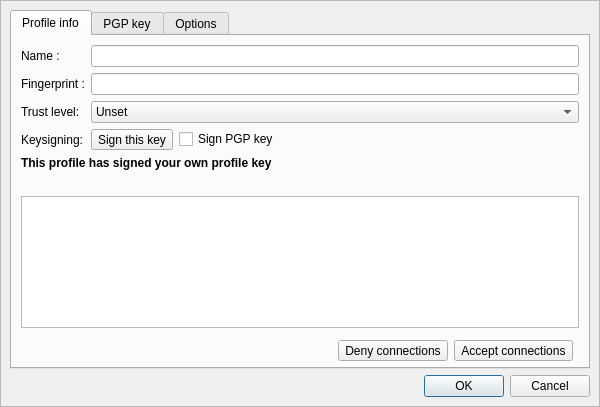
<?xml version="1.0" encoding="UTF-8"?>
<ui version="4.0">
 <class>PGPKeyDialog</class>
 <widget class="QDialog" name="PGPKeyDialog">
  <property name="geometry">
   <rect>
    <x>0</x>
    <y>0</y>
    <width>600</width>
    <height>407</height>
   </rect>
  </property>
  <property name="windowTitle">
   <string>Dialog</string>
  </property>
  <layout class="QGridLayout" name="gridLayout_4">
   <property name="leftMargin">
    <number>0</number>
   </property>
   <property name="topMargin">
    <number>0</number>
   </property>
   <property name="rightMargin">
    <number>0</number>
   </property>
   <property name="bottomMargin">
    <number>0</number>
   </property>
   <property name="spacing">
    <number>0</number>
   </property>
   <item row="2" column="0">
    <widget class="QFrame" name="frame">
     <property name="frameShape">
      <enum>QFrame::StyledPanel</enum>
     </property>
     <property name="frameShadow">
      <enum>QFrame::Raised</enum>
     </property>
     <layout class="QGridLayout" name="gridLayout_3">
      <item row="2" column="0">
       <widget class="QDialogButtonBox" name="buttonBox">
        <property name="orientation">
         <enum>Qt::Horizontal</enum>
        </property>
        <property name="standardButtons">
         <set>QDialogButtonBox::Cancel|QDialogButtonBox::Ok</set>
        </property>
       </widget>
      </item>
      <item row="1" column="0">
       <widget class="QTabWidget" name="stabWidget">
        <property name="currentIndex">
         <number>0</number>
        </property>
        <widget class="QWidget" name="tab">
         <attribute name="title">
          <string>Profile info</string>
         </attribute>
         <layout class="QGridLayout" name="gridLayout_2">
          <property name="bottomMargin">
           <number>0</number>
          </property>
          <item row="0" column="0">
           <layout class="QHBoxLayout" name="horizontalLayout_2">
            <item>
             <layout class="QGridLayout" name="gridLayout">
              <item row="0" column="1">
               <widget class="QLineEdit" name="name">
                <property name="readOnly">
                 <bool>true</bool>
                </property>
               </widget>
              </item>
              <item row="1" column="1">
               <widget class="QLineEdit" name="pgpfingerprint">
                <property name="toolTip">
                 <string>&lt;html&gt;&lt;head/&gt;&lt;body&gt;&lt;p&gt;The PGP key fingerprint is a---supposedly unforgeable---characteristics of the PGP key. In order to make sure that you're dealing with the right key, compare the fingerprints.&lt;/p&gt;&lt;/body&gt;&lt;/html&gt;</string>
                </property>
                <property name="readOnly">
                 <bool>true</bool>
                </property>
               </widget>
              </item>
              <item row="1" column="0">
               <widget class="QLabel" name="pgpfingerprint_label">
                <property name="text">
                 <string>Fingerprint :</string>
                </property>
               </widget>
              </item>
              <item row="0" column="0">
               <widget class="QLabel" name="label_name">
                <property name="text">
                 <string>Name :</string>
                </property>
               </widget>
              </item>
              <item row="2" column="1">
               <widget class="QComboBox" name="trustlevel_CB">
                <property name="toolTip">
                 <string>&lt;html&gt;&lt;head/&gt;&lt;body&gt;&lt;p&gt;The trust level is an optional and local parameter that you can set in order to remember your option about a given PGP key. It is not used whatsoever to authorize connections. &lt;/p&gt;&lt;/body&gt;&lt;/html&gt;</string>
                </property>
                <item>
                 <property name="text">
                  <string>Unset</string>
                 </property>
                 <property name="icon">
                  <iconset resource="../images.qrc">
                   <normaloff>:/images/security-low-off-48.png</normaloff>:/images/security-low-off-48.png</iconset>
                 </property>
                </item>
                <item>
                 <property name="text">
                  <string>Unknown</string>
                 </property>
                 <property name="icon">
                  <iconset resource="../images.qrc">
                   <normaloff>:/images/security-low-off-48.png</normaloff>:/images/security-low-off-48.png</iconset>
                 </property>
                </item>
                <item>
                 <property name="text">
                  <string>No trust</string>
                 </property>
                 <property name="icon">
                  <iconset resource="../images.qrc">
                   <normaloff>:/images/security-low-48.png</normaloff>:/images/security-low-48.png</iconset>
                 </property>
                </item>
                <item>
                 <property name="text">
                  <string>Marginal</string>
                 </property>
                 <property name="icon">
                  <iconset resource="../images.qrc">
                   <normaloff>:/images/security-medium-48.png</normaloff>:/images/security-medium-48.png</iconset>
                 </property>
                </item>
                <item>
                 <property name="text">
                  <string>Full</string>
                 </property>
                 <property name="icon">
                  <iconset resource="../images.qrc">
                   <normaloff>:/images/security-high-48.png</normaloff>:/images/security-high-48.png</iconset>
                 </property>
                </item>
                <item>
                 <property name="text">
                  <string>Ultimate</string>
                 </property>
                 <property name="icon">
                  <iconset resource="../images.qrc">
                   <normaloff>:/images/security-high-48.png</normaloff>:/images/security-high-48.png</iconset>
                 </property>
                </item>
               </widget>
              </item>
              <item row="2" column="0">
               <widget class="QLabel" name="web_of_trust_label">
                <property name="text">
                 <string>Trust level:</string>
                </property>
                <property name="wordWrap">
                 <bool>true</bool>
                </property>
               </widget>
              </item>
              <item row="3" column="0">
               <widget class="QLabel" name="label_5">
                <property name="text">
                 <string>Keysigning:</string>
                </property>
               </widget>
              </item>
              <item row="3" column="1">
               <layout class="QHBoxLayout" name="horizontalLayout_4">
                <item>
                 <widget class="QToolButton" name="signKeyButton">
                  <property name="toolTip">
                   <string>&lt;!DOCTYPE HTML PUBLIC &quot;-//W3C//DTD HTML 4.0//EN&quot; &quot;http://www.w3.org/TR/REC-html40/strict.dtd&quot;&gt;
&lt;html&gt;&lt;head&gt;&lt;meta name=&quot;qrichtext&quot; content=&quot;1&quot; /&gt;&lt;style type=&quot;text/css&quot;&gt;
p, li { white-space: pre-wrap; }
&lt;/style&gt;&lt;/head&gt;&lt;body style=&quot; font-family:'Sans'; font-size:9pt; font-weight:400; font-style:normal;&quot;&gt;
&lt;p align=&quot;justify&quot; style=&quot; margin-top:0px; margin-bottom:0px; margin-left:0px; margin-right:0px; -qt-block-indent:0; text-indent:0px;&quot;&gt;&lt;span style=&quot; font-size:10pt;&quot;&gt;Signing a friend's key is a way to express your trust into this friend, to your other friends. It helps them to decide whether to allow connections from that key based on your own trust. Signing a key is absolutely optional and cannot be undone, so do it wisely.&lt;/span&gt;&lt;/p&gt;&lt;/body&gt;&lt;/html&gt;</string>
                  </property>
                  <property name="text">
                   <string>Sign this key</string>
                  </property>
                  <property name="iconSize">
                   <size>
                    <width>48</width>
                    <height>48</height>
                   </size>
                  </property>
                  <property name="toolButtonStyle">
                   <enum>Qt::ToolButtonTextUnderIcon</enum>
                  </property>
                 </widget>
                </item>
                <item>
                 <widget class="QCheckBox" name="signGPGKeyCheckBox">
                  <property name="toolTip">
                   <string>&lt;html&gt;&lt;head/&gt;&lt;body&gt;&lt;p&gt;&lt;span style=&quot; font-size:10pt;&quot;&gt;Signing a friend's key is a way to express your trust into this friend, to your other friends. It helps them to decide whether to allow connections from that key based on your own trust. Signing a key is absolutely optional and cannot be undone, so do it wisely.&lt;/span&gt;&lt;/p&gt;&lt;/body&gt;&lt;/html&gt;</string>
                  </property>
                  <property name="text">
                   <string>Sign PGP key</string>
                  </property>
                 </widget>
                </item>
                <item>
                 <spacer name="horizontalSpacer_2">
                  <property name="orientation">
                   <enum>Qt::Horizontal</enum>
                  </property>
                  <property name="sizeHint" stdset="0">
                   <size>
                    <width>40</width>
                    <height>20</height>
                   </size>
                  </property>
                 </spacer>
                </item>
               </layout>
              </item>
             </layout>
            </item>
           </layout>
          </item>
          <item row="1" column="0">
           <layout class="QVBoxLayout" name="verticalLayout">
            <item>
             <widget class="QLabel" name="is_signing_me">
              <property name="font">
               <font>
                <weight>75</weight>
                <bold>true</bold>
               </font>
              </property>
              <property name="text">
               <string>This profile has signed your own profile key</string>
              </property>
             </widget>
            </item>
            <item>
             <widget class="QLabel" name="signersLabel">
              <property name="text">
               <string/>
              </property>
             </widget>
            </item>
            <item>
             <widget class="RSTextBrowser" name="signers">
              <property name="sizePolicy">
               <sizepolicy hsizetype="Expanding" vsizetype="Preferred">
                <horstretch>0</horstretch>
                <verstretch>0</verstretch>
               </sizepolicy>
              </property>
              <property name="toolTip">
               <string>&lt;html&gt;&lt;head/&gt;&lt;body&gt;&lt;p&gt;&lt;span style=&quot; font-size:10pt;&quot;&gt;Signing a friend's key is a way to express your trust into this friend, to your other friends. The signatures below cryptographically attest that owners of the listed keys recognise the current PGP key as authentic.&lt;/span&gt;&lt;/p&gt;&lt;/body&gt;&lt;/html&gt;</string>
              </property>
             </widget>
            </item>
           </layout>
          </item>
          <item row="2" column="0">
           <layout class="QHBoxLayout" name="friendAndSignLayout">
            <property name="leftMargin">
             <number>6</number>
            </property>
            <property name="topMargin">
             <number>6</number>
            </property>
            <property name="rightMargin">
             <number>6</number>
            </property>
            <property name="bottomMargin">
             <number>6</number>
            </property>
            <item>
             <spacer name="horizontalSpacer">
              <property name="orientation">
               <enum>Qt::Horizontal</enum>
              </property>
              <property name="sizeHint" stdset="0">
               <size>
                <width>40</width>
                <height>20</height>
               </size>
              </property>
             </spacer>
            </item>
            <item>
             <widget class="QToolButton" name="denyFriendButton">
              <property name="toolTip">
               <string>&lt;html&gt;&lt;head/&gt;&lt;body&gt;&lt;p&gt;Click here if you want to refuse connections to nodes authenticated by this key.&lt;/p&gt;&lt;/body&gt;&lt;/html&gt;</string>
              </property>
              <property name="text">
               <string>Deny connections</string>
              </property>
              <property name="icon">
               <iconset resource="../images.qrc">
                <normaloff>:/images/user/deny_user48.png</normaloff>:/images/user/deny_user48.png</iconset>
              </property>
              <property name="iconSize">
               <size>
                <width>48</width>
                <height>48</height>
               </size>
              </property>
              <property name="toolButtonStyle">
               <enum>Qt::ToolButtonTextUnderIcon</enum>
              </property>
             </widget>
            </item>
            <item>
             <widget class="QToolButton" name="make_friend_button">
              <property name="toolTip">
               <string>&lt;html&gt;&lt;head/&gt;&lt;body&gt;&lt;p&gt;Click this if you want your node to accept connecting to Retroshare nodes authenticated by this PGP key. This is done automatically when exchanging your Retroshare certificate with someone. In order to make friends, it is better to exchange certificates than accept connections from a given key, since the certificate also contain useful connection information (IP, DNS, SSL ids, etc).&lt;/p&gt;&lt;/body&gt;&lt;/html&gt;</string>
              </property>
              <property name="text">
               <string>Accept connections</string>
              </property>
              <property name="icon">
               <iconset resource="../images.qrc">
                <normaloff>:/images/user/add_user48.png</normaloff>:/images/user/add_user48.png</iconset>
              </property>
              <property name="iconSize">
               <size>
                <width>48</width>
                <height>48</height>
               </size>
              </property>
              <property name="autoRepeat">
               <bool>false</bool>
              </property>
              <property name="autoExclusive">
               <bool>false</bool>
              </property>
              <property name="toolButtonStyle">
               <enum>Qt::ToolButtonTextUnderIcon</enum>
              </property>
              <property name="autoRaise">
               <bool>false</bool>
              </property>
              <property name="arrowType">
               <enum>Qt::NoArrow</enum>
              </property>
             </widget>
            </item>
           </layout>
          </item>
         </layout>
        </widget>
        <widget class="QWidget" name="widget">
         <attribute name="title">
          <string>PGP key</string>
         </attribute>
         <layout class="QVBoxLayout" name="verticalLayout_3">
          <item>
           <widget class="QLabel" name="label_4">
            <property name="text">
             <string>Below is the node's profile key in PGP ASCII format. It identifies all nodes of the same profile. A &quot;Retroshare certificate&quot; that you can exchange in order to make friends, is in the the &quot;details&quot; of each separate node.</string>
            </property>
            <property name="wordWrap">
             <bool>true</bool>
            </property>
           </widget>
          </item>
          <item>
           <widget class="QTextEdit" name="userCertificateText_2">
            <property name="sizePolicy">
             <sizepolicy hsizetype="Expanding" vsizetype="MinimumExpanding">
              <horstretch>0</horstretch>
              <verstretch>0</verstretch>
             </sizepolicy>
            </property>
           </widget>
          </item>
          <item>
           <layout class="QHBoxLayout" name="horizontalLayout">
            <item>
             <widget class="QCheckBox" name="_shouldAddSignatures_CB_2">
              <property name="toolTip">
               <string>&lt;html&gt;&lt;head/&gt;&lt;body&gt;&lt;p&gt;This button will toggle the inclusion of signatures in the ascii display of the PGP key. See the comments about signatures in the other tab. &lt;/p&gt;&lt;/body&gt;&lt;/html&gt;</string>
              </property>
              <property name="text">
               <string>Include signatures</string>
              </property>
             </widget>
            </item>
           </layout>
          </item>
         </layout>
        </widget>
        <widget class="QWidget" name="tab_2">
         <attribute name="title">
          <string>Options</string>
         </attribute>
         <layout class="QVBoxLayout" name="verticalLayout_6">
          <item>
           <widget class="QLabel" name="label_3">
            <property name="text">
             <string>These options apply to all nodes of the profile:</string>
            </property>
           </widget>
          </item>
          <item>
           <widget class="QCheckBox" name="_direct_transfer_CB">
            <property name="toolTip">
             <string>&lt;html&gt;&lt;head/&gt;&lt;body&gt;&lt;p align=&quot;justify&quot;&gt;Retroshare periodically checks your friend lists for browsable files matching your transfers, to establish a direct transfer. In this case, your friend knows you're downloading the file.&lt;/p&gt;&lt;p align=&quot;justify&quot;&gt;To prevent this behavior for this friend only, uncheck this box. You can still perform a direct transfer if you explicitly ask for it, by e.g. downloading from your friend's file list. This setting is applied to all locations of the same node.&lt;/p&gt;&lt;/body&gt;&lt;/html&gt;</string>
            </property>
            <property name="text">
             <string>Use as direct source, when available</string>
            </property>
           </widget>
          </item>
          <item>
           <widget class="QCheckBox" name="_allow_push_CB">
            <property name="toolTip">
             <string>&lt;html&gt;&lt;head/&gt;&lt;body&gt;&lt;p&gt;This option allows you to automatically download a file that is recommended in an message coming from this profile (e.g. when the message author is a signed identity that belongs to this profile). This can be used for instance to send files between your own nodes.&lt;/p&gt;&lt;/body&gt;&lt;/html&gt;</string>
            </property>
            <property name="text">
             <string>Auto-download recommended files from this node</string>
            </property>
           </widget>
          </item>
          <item>
           <widget class="QCheckBox" name="_require_WL_CB">
            <property name="toolTip">
             <string>&lt;html&gt;&lt;head/&gt;&lt;body&gt;&lt;p&gt;Peers that have this option cannot connect if their connection address is not in the whitelist. This protects you from traffic forwarding attacks. When used, rejected peers will be reported by &amp;quot;security feed items&amp;quot; in the News Feed section. From there, you can whitelist/blacklist their IP. Applies to all locations of the same node.&lt;/p&gt;&lt;/body&gt;&lt;/html&gt;</string>
            </property>
            <property name="text">
             <string>Require white list clearance</string>
            </property>
           </widget>
          </item>
          <item>
           <layout class="QHBoxLayout" name="horizontalLayout_3">
            <item>
             <layout class="QVBoxLayout" name="verticalLayout_5">
              <item>
               <widget class="QLabel" name="label">
                <property name="text">
                 <string>Max upload speed (0=unlimited)</string>
                </property>
                <property name="alignment">
                 <set>Qt::AlignRight|Qt::AlignTrailing|Qt::AlignVCenter</set>
                </property>
               </widget>
              </item>
              <item>
               <widget class="QLabel" name="label_2">
                <property name="text">
                 <string>Max download speed (0=unlimited)</string>
                </property>
                <property name="alignment">
                 <set>Qt::AlignRight|Qt::AlignTrailing|Qt::AlignVCenter</set>
                </property>
               </widget>
              </item>
             </layout>
            </item>
            <item>
             <layout class="QVBoxLayout" name="verticalLayout_4">
              <item>
               <widget class="QSpinBox" name="maxUploadSpeed_SB">
                <property name="suffix">
                 <string> kB/s</string>
                </property>
                <property name="maximum">
                 <number>10000</number>
                </property>
               </widget>
              </item>
              <item>
               <widget class="QSpinBox" name="maxDownloadSpeed_SB">
                <property name="suffix">
                 <string> kB/s</string>
                </property>
                <property name="maximum">
                 <number>10000</number>
                </property>
               </widget>
              </item>
             </layout>
            </item>
           </layout>
          </item>
          <item>
           <spacer name="verticalSpacer_4">
            <property name="orientation">
             <enum>Qt::Vertical</enum>
            </property>
            <property name="sizeHint" stdset="0">
             <size>
              <width>20</width>
              <height>274</height>
             </size>
            </property>
           </spacer>
          </item>
         </layout>
        </widget>
       </widget>
      </item>
     </layout>
    </widget>
   </item>
   <item row="1" column="0">
    <widget class="HeaderFrame" name="headerFrame">
     <property name="frameShape">
      <enum>QFrame::NoFrame</enum>
     </property>
     <property name="frameShadow">
      <enum>QFrame::Plain</enum>
     </property>
    </widget>
   </item>
  </layout>
 </widget>
 <customwidgets>
  <customwidget>
   <class>HeaderFrame</class>
   <extends>QFrame</extends>
   <header>gui/common/HeaderFrame.h</header>
   <container>1</container>
  </customwidget>
  <customwidget>
   <class>RSTextBrowser</class>
   <extends>QTextBrowser</extends>
   <header>gui/common/RSTextBrowser.h</header>
  </customwidget>
 </customwidgets>
 <resources>
  <include location="../images.qrc"/>
 </resources>
 <connections>
  <connection>
   <sender>buttonBox</sender>
   <signal>accepted()</signal>
   <receiver>PGPKeyDialog</receiver>
   <slot>accept()</slot>
   <hints>
    <hint type="sourcelabel">
     <x>248</x>
     <y>254</y>
    </hint>
    <hint type="destinationlabel">
     <x>157</x>
     <y>274</y>
    </hint>
   </hints>
  </connection>
  <connection>
   <sender>buttonBox</sender>
   <signal>rejected()</signal>
   <receiver>PGPKeyDialog</receiver>
   <slot>reject()</slot>
   <hints>
    <hint type="sourcelabel">
     <x>316</x>
     <y>260</y>
    </hint>
    <hint type="destinationlabel">
     <x>286</x>
     <y>274</y>
    </hint>
   </hints>
  </connection>
 </connections>
</ui>
